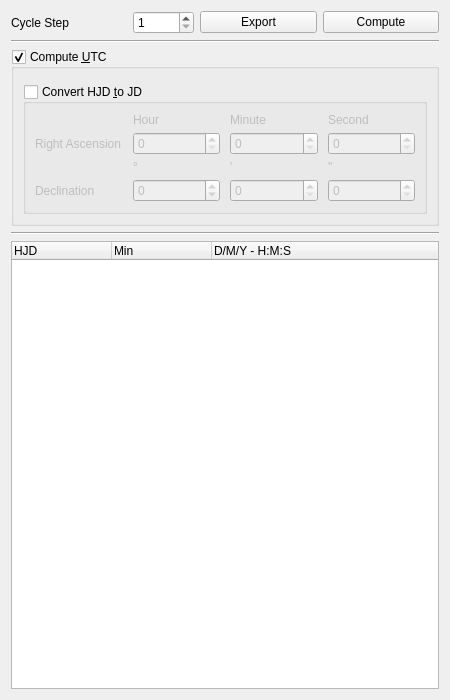
<?xml version="1.0" encoding="UTF-8"?>
<ui version="4.0">
 <class>conjunctionwidget</class>
 <widget class="QWidget" name="conjunctionwidget">
  <property name="geometry">
   <rect>
    <x>0</x>
    <y>0</y>
    <width>450</width>
    <height>700</height>
   </rect>
  </property>
  <property name="minimumSize">
   <size>
    <width>450</width>
    <height>500</height>
   </size>
  </property>
  <property name="maximumSize">
   <size>
    <width>600</width>
    <height>1000</height>
   </size>
  </property>
  <property name="windowTitle">
   <string>Compute Conjunction Times</string>
  </property>
  <layout class="QVBoxLayout" name="verticalLayout_2">
   <item>
    <layout class="QGridLayout" name="gridLayout">
     <item row="0" column="0">
      <widget class="QLabel" name="label">
       <property name="toolTip">
        <string>Space conjunction times by a whole orbit cycles per minima [KTSTEP]</string>
       </property>
       <property name="text">
        <string>Cycle Step</string>
       </property>
      </widget>
     </item>
     <item row="2" column="0" colspan="4">
      <widget class="QGroupBox" name="ut_groupbox">
       <property name="enabled">
        <bool>true</bool>
       </property>
       <property name="title">
        <string>Compute &amp;UTC</string>
       </property>
       <property name="flat">
        <bool>false</bool>
       </property>
       <property name="checkable">
        <bool>true</bool>
       </property>
       <property name="checked">
        <bool>true</bool>
       </property>
       <layout class="QVBoxLayout" name="verticalLayout">
        <item>
         <widget class="QWidget" name="radec_container" native="true">
          <property name="enabled">
           <bool>false</bool>
          </property>
          <layout class="QHBoxLayout" name="horizontalLayout_2">
           <property name="spacing">
            <number>0</number>
           </property>
           <property name="leftMargin">
            <number>0</number>
           </property>
           <property name="topMargin">
            <number>0</number>
           </property>
           <property name="rightMargin">
            <number>0</number>
           </property>
           <property name="bottomMargin">
            <number>0</number>
           </property>
          </layout>
         </widget>
        </item>
        <item>
         <widget class="QGroupBox" name="dt_groupbox">
          <property name="title">
           <string>Convert HJD &amp;to JD</string>
          </property>
          <property name="flat">
           <bool>true</bool>
          </property>
          <property name="checkable">
           <bool>true</bool>
          </property>
          <property name="checked">
           <bool>false</bool>
          </property>
          <layout class="QGridLayout" name="gridLayout_2">
           <item row="0" column="0">
            <layout class="QGridLayout" name="gridLayout_3" rowstretch="0,0,0,0">
             <property name="horizontalSpacing">
              <number>10</number>
             </property>
             <property name="verticalSpacing">
              <number>5</number>
             </property>
             <item row="1" column="0">
              <widget class="QLabel" name="label_16">
               <property name="text">
                <string>Right Ascension</string>
               </property>
              </widget>
             </item>
             <item row="2" column="1">
              <widget class="QLabel" name="label_11">
               <property name="sizePolicy">
                <sizepolicy hsizetype="Preferred" vsizetype="Fixed">
                 <horstretch>0</horstretch>
                 <verstretch>0</verstretch>
                </sizepolicy>
               </property>
               <property name="text">
                <string>°</string>
               </property>
              </widget>
             </item>
             <item row="1" column="2">
              <widget class="QSpinBox" name="ra_m_spinbox">
               <property name="maximum">
                <number>59</number>
               </property>
              </widget>
             </item>
             <item row="2" column="3">
              <widget class="QLabel" name="label_15">
               <property name="sizePolicy">
                <sizepolicy hsizetype="Preferred" vsizetype="Fixed">
                 <horstretch>0</horstretch>
                 <verstretch>0</verstretch>
                </sizepolicy>
               </property>
               <property name="text">
                <string>&quot;</string>
               </property>
              </widget>
             </item>
             <item row="3" column="1">
              <widget class="QSpinBox" name="dec_d_spinbox">
               <property name="minimum">
                <number>-90</number>
               </property>
               <property name="maximum">
                <number>90</number>
               </property>
              </widget>
             </item>
             <item row="1" column="3">
              <widget class="QSpinBox" name="ra_s_spinbox">
               <property name="maximum">
                <number>59</number>
               </property>
              </widget>
             </item>
             <item row="0" column="3">
              <widget class="QLabel" name="label_10">
               <property name="sizePolicy">
                <sizepolicy hsizetype="Preferred" vsizetype="Fixed">
                 <horstretch>0</horstretch>
                 <verstretch>0</verstretch>
                </sizepolicy>
               </property>
               <property name="text">
                <string>Second</string>
               </property>
              </widget>
             </item>
             <item row="3" column="0">
              <widget class="QLabel" name="label_17">
               <property name="text">
                <string>Declination</string>
               </property>
              </widget>
             </item>
             <item row="3" column="2">
              <widget class="QSpinBox" name="dec_m_spinbox">
               <property name="maximum">
                <number>59</number>
               </property>
              </widget>
             </item>
             <item row="1" column="1">
              <widget class="QSpinBox" name="ra_h_spinbox">
               <property name="maximum">
                <number>23</number>
               </property>
              </widget>
             </item>
             <item row="3" column="3">
              <widget class="QSpinBox" name="dec_s_spinbox">
               <property name="maximum">
                <number>59</number>
               </property>
              </widget>
             </item>
             <item row="2" column="2">
              <widget class="QLabel" name="label_13">
               <property name="sizePolicy">
                <sizepolicy hsizetype="Preferred" vsizetype="Fixed">
                 <horstretch>0</horstretch>
                 <verstretch>0</verstretch>
                </sizepolicy>
               </property>
               <property name="text">
                <string>'</string>
               </property>
              </widget>
             </item>
             <item row="0" column="2">
              <widget class="QLabel" name="label_14">
               <property name="sizePolicy">
                <sizepolicy hsizetype="Preferred" vsizetype="Fixed">
                 <horstretch>0</horstretch>
                 <verstretch>0</verstretch>
                </sizepolicy>
               </property>
               <property name="text">
                <string>Minute</string>
               </property>
              </widget>
             </item>
             <item row="0" column="1">
              <widget class="QLabel" name="label_12">
               <property name="sizePolicy">
                <sizepolicy hsizetype="Preferred" vsizetype="Fixed">
                 <horstretch>0</horstretch>
                 <verstretch>0</verstretch>
                </sizepolicy>
               </property>
               <property name="text">
                <string>Hour</string>
               </property>
              </widget>
             </item>
            </layout>
           </item>
          </layout>
         </widget>
        </item>
       </layout>
      </widget>
     </item>
     <item row="3" column="0" colspan="4">
      <widget class="Line" name="line_2">
       <property name="orientation">
        <enum>Qt::Horizontal</enum>
       </property>
      </widget>
     </item>
     <item row="0" column="2">
      <widget class="QPushButton" name="export_btn">
       <property name="text">
        <string>Export</string>
       </property>
      </widget>
     </item>
     <item row="0" column="3">
      <widget class="QPushButton" name="compute_btn">
       <property name="text">
        <string>Compute</string>
       </property>
      </widget>
     </item>
     <item row="4" column="0" colspan="4">
      <widget class="QTreeWidget" name="data_treewidget">
       <column>
        <property name="text">
         <string>HJD</string>
        </property>
       </column>
       <column>
        <property name="text">
         <string>Min</string>
        </property>
       </column>
       <column>
        <property name="text">
         <string>D/M/Y - H:M:S</string>
        </property>
       </column>
      </widget>
     </item>
     <item row="1" column="0" colspan="4">
      <widget class="Line" name="line">
       <property name="orientation">
        <enum>Qt::Horizontal</enum>
       </property>
      </widget>
     </item>
     <item row="0" column="1">
      <widget class="QSpinBox" name="kstep_spinbox">
       <property name="sizePolicy">
        <sizepolicy hsizetype="Fixed" vsizetype="Fixed">
         <horstretch>0</horstretch>
         <verstretch>0</verstretch>
        </sizepolicy>
       </property>
       <property name="minimum">
        <number>1</number>
       </property>
       <property name="maximum">
        <number>99999</number>
       </property>
      </widget>
     </item>
    </layout>
   </item>
  </layout>
 </widget>
 <tabstops>
  <tabstop>ra_h_spinbox</tabstop>
  <tabstop>ra_m_spinbox</tabstop>
  <tabstop>ra_s_spinbox</tabstop>
  <tabstop>dec_d_spinbox</tabstop>
  <tabstop>dec_m_spinbox</tabstop>
  <tabstop>dec_s_spinbox</tabstop>
  <tabstop>ut_groupbox</tabstop>
  <tabstop>dt_groupbox</tabstop>
  <tabstop>export_btn</tabstop>
  <tabstop>compute_btn</tabstop>
  <tabstop>data_treewidget</tabstop>
  <tabstop>kstep_spinbox</tabstop>
 </tabstops>
 <resources/>
 <connections/>
</ui>
